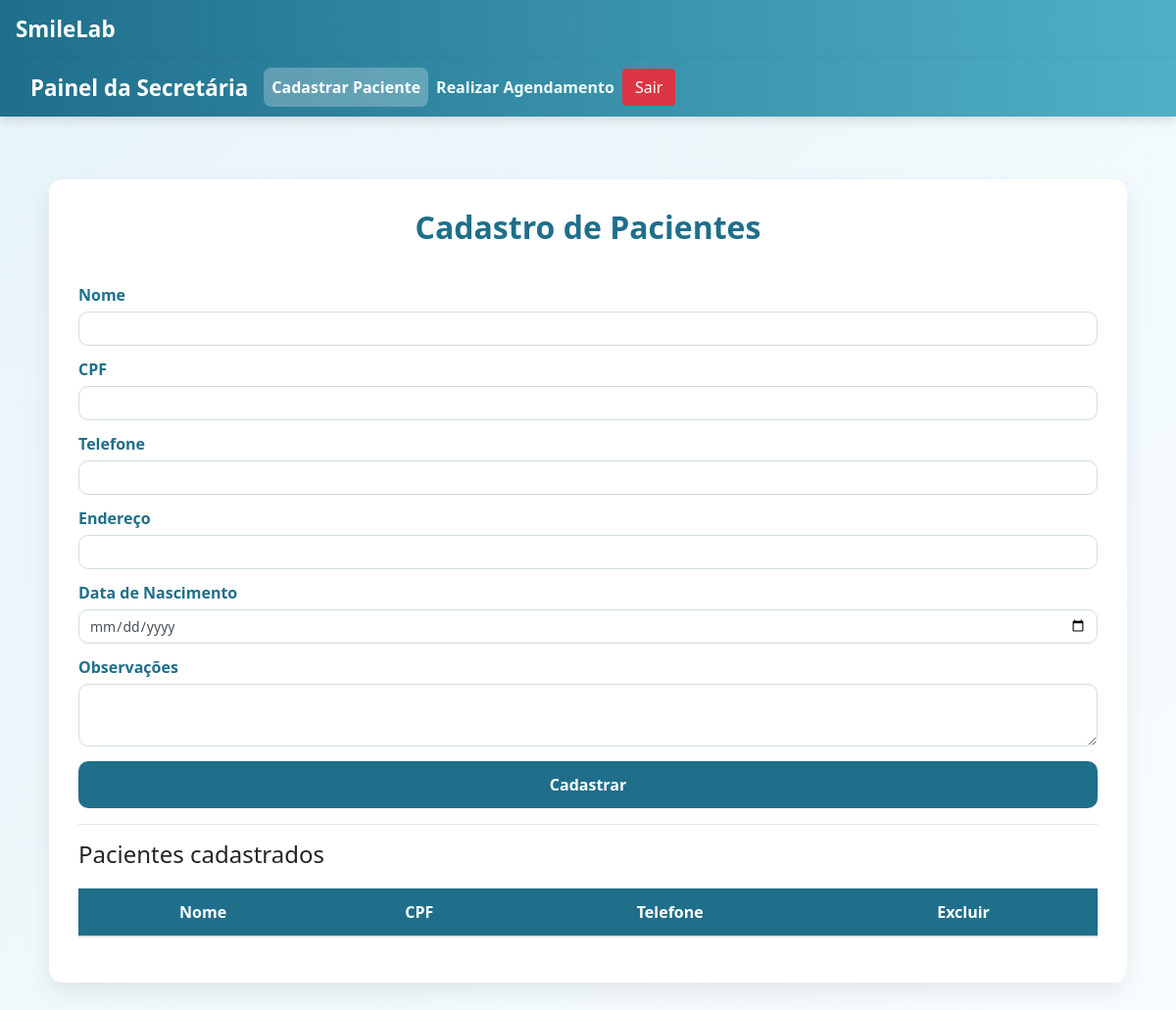
Page /auth/pacientes/ on the earlier database version.
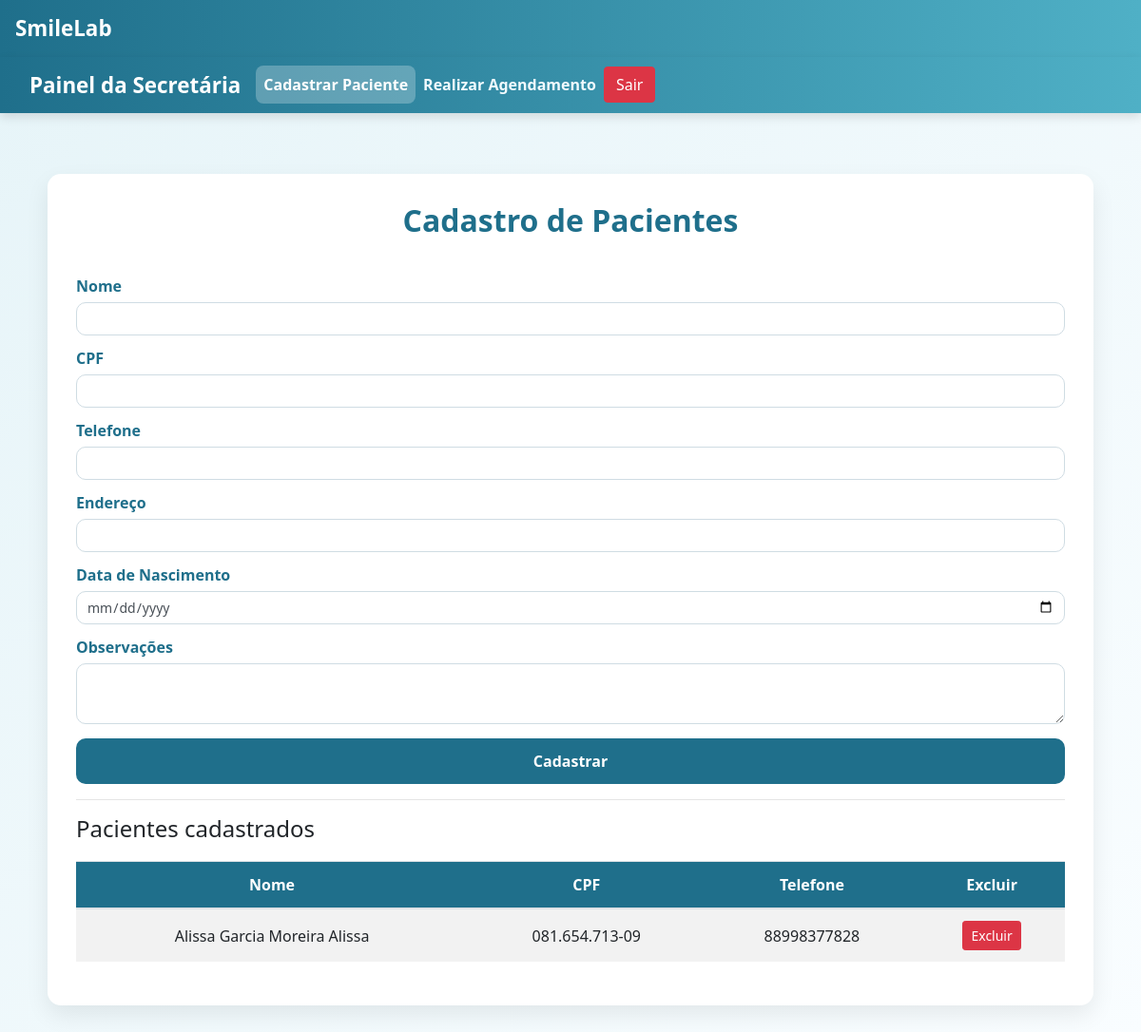
Same page on the later database version.
### usuarios/models.py (models this page shows, shortened)
class Paciente(models.Model):
    nome = models.CharField(max_length=100)
    cpf = models.CharField(max_length=14, unique=True)
    telefone = models.CharField(max_length=20)
    endereco = models.CharField(max_length=255)
    data_nascimento = models.DateField()
    observacao = models.TextField(blank=True, null=True)

### usuarios/views.py (the view, shortened to what this page needs)
# urls.py: path('pacientes/', views.cadastrar_pacientes, name='cadastrar_pacientes'),
@has_permission_decorator('cadastrar_pacientes')
def cadastrar_pacientes(request):
    if request.method == "GET":
        pacientes = Paciente.objects.all()
        return render(request, 'cadastrar_pacientes.html', {'pacientes': pacientes})

### usuarios/templates/cadastrar_pacientes.html (shortened to what this page needs)
{% extends 'base.html' %}
{% block 'body' %}
<nav class="navbar navbar-expand-lg navbar-dark bg-dark">
  <div class="container-fluid">
    <a class="navbar-brand" href="{% url 'dashboard_secretaria' %}">Painel da Secretária</a>
    <div class="collapse navbar-collapse">
      <ul class="navbar-nav me-auto mb-2 mb-lg-0">
        <li class="nav-item">
          <a class="nav-link active" href="{% url 'cadastrar_pacientes' %}">Cadastrar Paciente</a>
        </li>
        <li class="nav-item">
          <a class="nav-link" href="{% url 'agendamentos' %}">Realizar Agendamento</a>
        </li>
      </ul>
      <a href="{% url 'sair' %}" class="btn btn-danger">Sair</a>
    </div>
  </div>
</nav>
<br>
<div class="container">
  <h2>Cadastro de Pacientes</h2>
  <form action="{% url 'cadastrar_pacientes' %}" method="POST">
    <label>Nome</label>
    <input type="text" name="nome" class="form-control" required>
    <br>
    <label>CPF</label>
    <input type="text" name="cpf" class="form-control" required>
    <br>
    <label>Telefone</label>
    <input type="text" name="telefone" class="form-control" required>
    <br>
    <label>Endereço</label>
    <input type="text" name="endereco" class="form-control" required>
    <br>
    <label>Data de Nascimento</label>
    <input type="date" name="data_nascimento" class="form-control" required>
    <br>
    <label>Observações</label>
    <textarea name="observacao" class="form-control"></textarea>
    <br>
    <input type="submit" value="Cadastrar" class="btn btn-success">
  </form>
  <hr>
  <h4>Pacientes cadastrados</h4>
  <table class="table table-striped">
    <thead>
      <tr>
        <th>Nome</th>
        <th>CPF</th>
        <th>Telefone</th>
        <th>Excluir</th>
      </tr>
    </thead>
    <tbody>
      {% for paciente in pacientes %}
      <tr>
        <td>{{ paciente.nome }}</td>
        <td>{{ paciente.cpf }}</td>
        <td>{{ paciente.telefone }}</td>
        <td>
          <a href="{% url 'excluir_paciente' paciente.id %}" class="btn btn-danger btn-sm">
            Excluir
          </a>
        </td>
      </tr>
      {% endfor %}
    </tbody>
  </table>
</div>
{% endblock %}

Differences in the rows shown:
added Paciente: nome "Alissa Garcia Moreira Alissa", cpf "081.654.713-09", telefone "88998377828"
